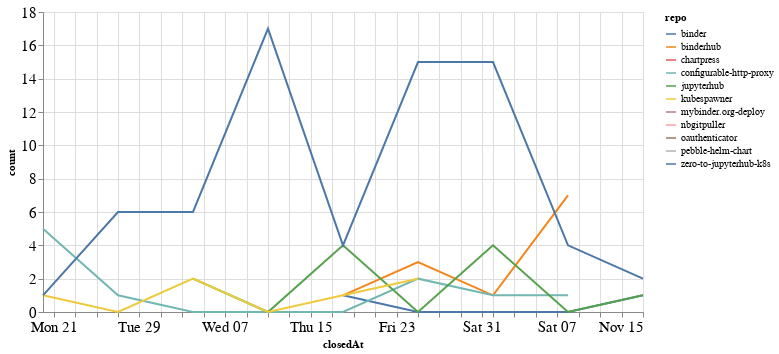

Write notebook code for a chart like this one.
### Code cell
closed_by_time = closed_by.groupby('repo').resample('W', on='closedAt').count()['author'].reset_index()
closed_by_time = closed_by_time.rename(columns={'author': 'count'})

alt.Chart(closed_by_time, width=600).mark_line().encode(
    x='closedAt',
    y='count',
    color='repo',
    tooltip="repo"
)

### Figure 1 — Vega-Lite specification as saved in the notebook (floating-point values rounded to 4 significant figures)
{"config": {"axisLeft": {"labelFontSize": 15}, "axisBottom": {"labelFontSize": 15}}, "data": {"name": "data-f2ea796d15b3793b3fde8452de4d20bd"}, "mark": "line", "encoding": {"color": {"type": "nominal", "field": "repo"}, "tooltip": {"type": "nominal", "field": "repo"}, "x": {"type": "temporal", "field": "closedAt"}, "y": {"type": "quantitative", "field": "count"}}, "width": 600, "$schema": "https://vega.github.io/schema/vega-lite/v4.8.1.json", "datasets": {"data-f2ea796d15b3793b3fde8452de4d20bd": [{"repo": "binder", "closedAt": "2020-10-18T00:00:00", "count": 1}, {"repo": "binder", "closedAt": "2020-10-25T00:00:00", "count": 0}, {"repo": "binder", "closedAt": "2020-11-01T00:00:00", "count": 0}, {"repo": "binder", "closedAt": "2020-11-08T00:00:00", "count": 0}, {"repo": "binder", "closedAt": "2020-11-15T00:00:00", "count": 1}, {"repo": "binderhub", "closedAt": "2020-10-18T00:00:00", "count": 1}, {"repo": "binderhub", "closedAt": "2020-10-25T00:00:00", "count": 3}, {"repo": "binderhub", "closedAt": "2020-11-01T00:00:00", "count": 1}, {"repo": "binderhub", "closedAt": "2020-11-08T00:00:00", "count": 7}, {"repo": "chartpress", "closedAt": "2020-11-08T00:00:00", "count": 2}, {"repo": "configurable-http-proxy", "closedAt": "2020-09-20T00:00:00", "count": 5}, {"repo": "configurable-http-proxy", "closedAt": "2020-09-27T00:00:00", "count": 1}, {"repo": "configurable-http-proxy", "closedAt": "2020-10-04T00:00:00", "count": 0}, {"repo": "configurable-http-proxy", "closedAt": "2020-10-11T00:00:00", "count": 0}, {"repo": "configurable-http-proxy", "closedAt": "2020-10-18T00:00:00", "count": 0}, {"repo": "configurable-http-proxy", "closedAt": "2020-10-25T00:00:00", "count": 2}, {"repo": "configurable-http-proxy", "closedAt": "2020-11-01T00:00:00", "count": 1}, {"repo": "configurable-http-proxy", "closedAt": "2020-11-08T00:00:00", "count": 1}, {"repo": "jupyterhub", "closedAt": "2020-10-04T00:00:00", "count": 2}, {"repo": "jupyterhub", "closedAt": "2020-10-11T00:00:00", "count": 0}, {"repo": "jupyterhub", "closedAt": "2020-10-18T00:00:00", "count": 4}, {"repo": "jupyterhub", "closedAt": "2020-10-25T00:00:00", "count": 0}, {"repo": "jupyterhub", "closedAt": "2020-11-01T00:00:00", "count": 4}, {"repo": "jupyterhub", "closedAt": "2020-11-08T00:00:00", "count": 0}, {"repo": "jupyterhub", "closedAt": "2020-11-15T00:00:00", "count": 1}, {"repo": "kubespawner", "closedAt": "2020-09-20T00:00:00", "count": 1}, {"repo": "kubespawner", "closedAt": "2020-09-27T00:00:00", "count": 0}, {"repo": "kubespawner", "closedAt": "2020-10-04T00:00:00", "count": 2}, {"repo": "kubespawner", "closedAt": "2020-10-11T00:00:00", "count": 0}, {"repo": "kubespawner", "closedAt": "2020-10-18T00:00:00", "count": 1}, {"repo": "kubespawner", "closedAt": "2020-10-25T00:00:00", "count": 2}, {"repo": "mybinder.org-deploy", "closedAt": "2020-11-01T00:00:00", "count": 1}, {"repo": "nbgitpuller", "closedAt": "2020-10-04T00:00:00", "count": 2}, {"repo": "oauthenticator", "closedAt": "2020-11-15T00:00:00", "count": 1}, {"repo": "pebble-helm-chart", "closedAt": "2020-11-08T00:00:00", "count": 1}, {"repo": "zero-to-jupyterhub-k8s", "closedAt": "2020-09-20T00:00:00", "count": 1}, {"repo": "zero-to-jupyterhub-k8s", "closedAt": "2020-09-27T00:00:00", "count": 6}, {"repo": "zero-to-jupyterhub-k8s", "closedAt": "2020-10-04T00:00:00", "count": 6}, {"repo": "zero-to-jupyterhub-k8s", "closedAt": "2020-10-11T00:00:00", "count": 17}, {"repo": "zero-to-jupyterhub-k8s", "closedAt": "2020-10-18T00:00:00", "count": 4}, {"repo": "zero-to-jupyterhub-k8s", "closedAt": "2020-10-25T00:00:00", "count": 15}, {"repo": "zero-to-jupyterhub-k8s", "closedAt": "2020-11-01T00:00:00", "count": 15}, {"repo": "zero-to-jupyterhub-k8s", "closedAt": "2020-11-08T00:00:00", "count": 4}, {"repo": "zero-to-jupyterhub-k8s", "closedAt": "2020-11-15T00:00:00", "count": 2}]}}
